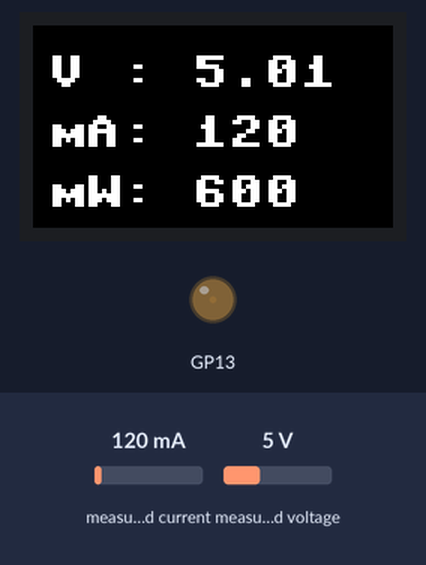
This program was run on a simulated Raspberry Pi Pico running MicroPython. Shown: 240×135 colour display, output pins drawn as LEDs (lit = HIGH). The inputs (shaded band) are chosen by the test bench; at power-on: measured current 120 mA, measured voltage 5 V. Library files of the repository ran but are not shown: ST7789VW.py, INA219.py; pins used as bus, display or sensor lines are not drawn.

Above: at 4.2 s.
4.3 s: measured current set to 40 mA
At 5.6 s:
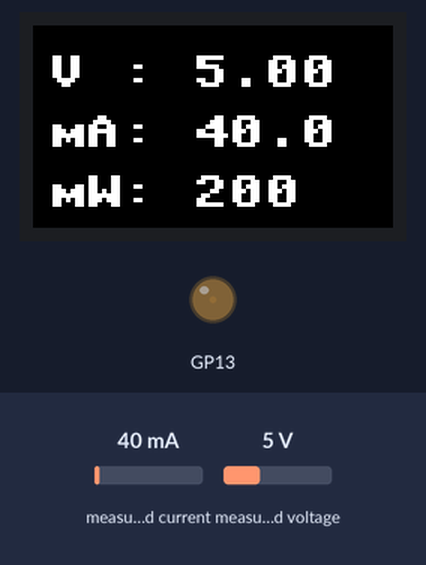
5.9 s: measured voltage set to 0.3 V
At 6.9 s:
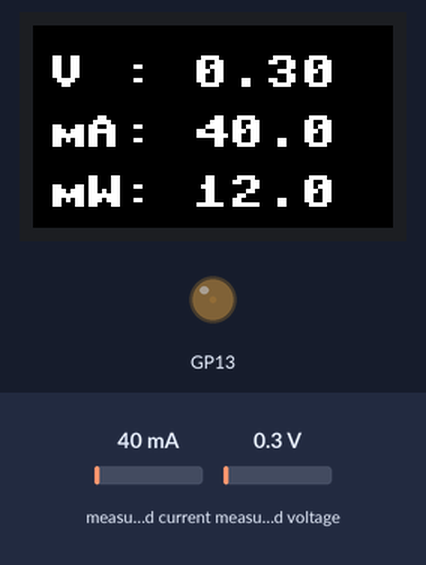
7.6 s: measured current set to 500 mA
At 8.5 s:
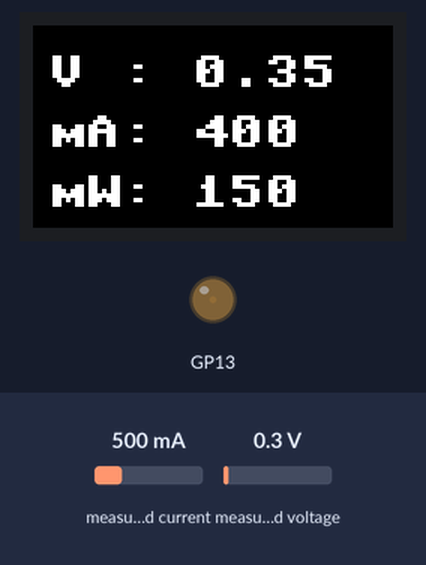
9.3 s: measured voltage set to 3.8 V
At 10.4 s:
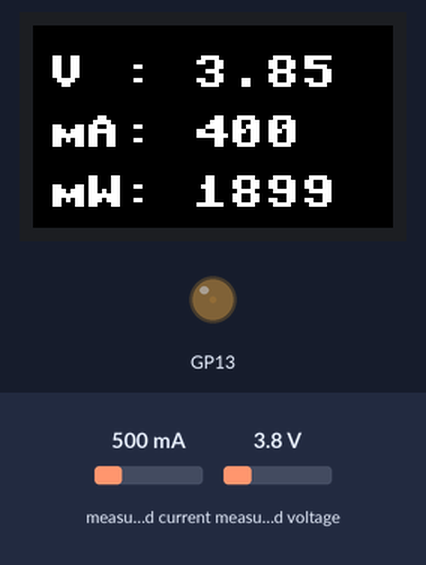
Timing chart, 0 to 11.9 s (numbered marks = the images above; inputs shaded):
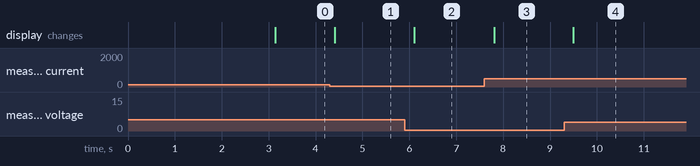

The program:

main.py
```python
from machine import Pin, SoftI2C
import framebuf
import time
import ST7789VW
import INA219


def fit_value_to_screen(value: float) -> str:
    value_prepend_space: str = "" if value < 0 else " "
    value_raw_str: str = "{:.2f}".format(value)
    if abs(value) > 1000:
        value_raw_str = str(int(value))
    elif abs(value) > 100:
        value_raw_str = "{:.0f}".format(value)
    elif abs(value) > 10:
        value_raw_str = "{:.1f}".format(value)

    return value_prepend_space + value_raw_str


if __name__ == "__main__":

    # Setup the LCD screen
    LCD = ST7789VW.LCD_1inch14()
    LCD.set_brightness(100)

    # Talk to the INA219 current sensor
    i2c = SoftI2C(sda=Pin(29), scl=Pin(28), freq=100_000)
    INA = INA219.INA219(shunt_ohms=0.1, i2c=i2c)
    INA.configure()
    INA.sleep()

    # color BRG
    LCD.fill(LCD.CYAN)
    LCD.rect(10, 5, 150, 30, LCD.RED, True)
    LCD.text("Raspberry Pi Pico", 20, 17, LCD.WHITE)
    display_color = LCD.WHITE
    LCD.write_text(text="PowerMon", x=10, y=50, size=3, color=LCD.BLACK)
    for i in range(0, 12):
        LCD.rect(i * 30 + 60, 100, 30, 50, (display_color), True)
        display_color = display_color << 1
    LCD.show()
    time.sleep(3)

    while True:
        INA.wake()
        ina_voltage: float = INA.supply_voltage()
        ina_current: float = INA.current()
        ina_power: float = INA.power()

        LCD.fill(LCD.BLACK)
        LCD.write_text(
            text=f"V :{fit_value_to_screen(ina_voltage)}",
            x=10,
            y=20,
            size=3,
            color=LCD.WHITE,
        )
        LCD.write_text(
            text=f"mA:{fit_value_to_screen(ina_current)}",
            x=10,
            y=60,
            size=3,
            color=LCD.WHITE,
        )
        LCD.write_text(
            text=f"mW:{fit_value_to_screen(ina_power)}",
            x=10,
            y=100,
            size=3,
            color=LCD.WHITE,
        )
        LCD.show()

        INA.sleep()
        time.sleep(0.1)
```

logging.py
```python
from micropython import const
import io
import sys
import time

CRITICAL = const(50)
ERROR = const(40)
WARNING = const(30)
INFO = const(20)
DEBUG = const(10)
NOTSET = const(0)

_DEFAULT_LEVEL = const(WARNING)

_level_dict = {
    CRITICAL: "CRITICAL",
    ERROR: "ERROR",
    WARNING: "WARNING",
    INFO: "INFO",
    DEBUG: "DEBUG",
    NOTSET: "NOTSET",
}

_loggers = {}
_stream = sys.stderr
_default_fmt = "%(levelname)s:%(name)s:%(message)s"
_default_datefmt = "%Y-%m-%d %H:%M:%S"


class LogRecord:
    def set(self, name, level, message):
        self.name = name
        self.levelno = level
        self.levelname = _level_dict[level]
        self.message = message
        self.ct = time.time()
        self.msecs = int((self.ct - int(self.ct)) * 1000)
        self.asctime = None


class Handler:
    def __init__(self, level=NOTSET):
        self.level = level
        self.formatter = None

    def close(self):
        pass

    def setLevel(self, level):
        self.level = level

    def setFormatter(self, formatter):
        self.formatter = formatter

    def format(self, record):
        return self.formatter.format(record)


class StreamHandler(Handler):
    def __init__(self, stream=None):
        self.stream = _stream if stream is None else stream
        self.terminator = "\n"

    def close(self):
        if hasattr(self.stream, "flush"):
            self.stream.flush()

    def emit(self, record):
        if record.levelno >= self.level:
            self.stream.write(self.format(record) + self.terminator)


class FileHandler(StreamHandler):
    def __init__(self, filename, mode="a", encoding="UTF-8"):
        super().__init__(stream=open(filename, mode=mode, encoding=encoding))

    def close(self):
        super().close()
        self.stream.close()


class Formatter:
    def __init__(self, fmt=None, datefmt=None):
        self.fmt = _default_fmt if fmt is None else fmt
        self.datefmt = _default_datefmt if datefmt is None else datefmt

    def usesTime(self):
        return "asctime" in self.fmt

    def formatTime(self, datefmt, record):
        if hasattr(time, "strftime"):
            return time.strftime(datefmt, time.localtime(record.ct))
        return None

    def format(self, record):
        if self.usesTime():
            record.asctime = self.formatTime(self.datefmt, record)
        return self.fmt % {
            "name": record.name,
            "message": record.message,
            "msecs": record.msecs,
            "asctime": record.asctime,
            "levelname": record.levelname,
        }


class Logger:
    def __init__(self, name, level=NOTSET):
        self.name = name
        self.level = level
        self.handlers = []
        self.record = LogRecord()

    def setLevel(self, level):
        self.level = level

    def isEnabledFor(self, level):
        return level >= self.getEffectiveLevel()

    def getEffectiveLevel(self):
        return self.level or getLogger().level or _DEFAULT_LEVEL

    def log(self, level, msg, *args):
        if self.isEnabledFor(level):
            if args:
                if isinstance(args[0], dict):
                    args = args[0]
                msg = msg % args
            self.record.set(self.name, level, msg)
            handlers = self.handlers
            if not handlers:
                handlers = getLogger().handlers
            for h in handlers:
                h.emit(self.record)

    def debug(self, msg, *args):
        self.log(DEBUG, msg, *args)

    def info(self, msg, *args):
        self.log(INFO, msg, *args)

    def warning(self, msg, *args):
        self.log(WARNING, msg, *args)

    def error(self, msg, *args):
        self.log(ERROR, msg, *args)

    def critical(self, msg, *args):
        self.log(CRITICAL, msg, *args)

    def exception(self, msg, *args, exc_info=True):
        self.log(ERROR, msg, *args)
        tb = None
        if isinstance(exc_info, BaseException):
            tb = exc_info
        elif hasattr(sys, "exc_info"):
            tb = sys.exc_info()[1]
        if tb:
            buf = io.StringIO()
            sys.print_exception(tb, buf)
            self.log(ERROR, buf.getvalue())

    def addHandler(self, handler):
        self.handlers.append(handler)

    def hasHandlers(self):
        return len(self.handlers) > 0


def getLogger(name=None):
    if name is None:
        name = "root"
    if name not in _loggers:
        _loggers[name] = Logger(name)
        if name == "root":
            basicConfig()
    return _loggers[name]


def log(level, msg, *args):
    getLogger().log(level, msg, *args)


def debug(msg, *args):
    getLogger().debug(msg, *args)


def info(msg, *args):
    getLogger().info(msg, *args)


def warning(msg, *args):
    getLogger().warning(msg, *args)


def error(msg, *args):
    getLogger().error(msg, *args)


def critical(msg, *args):
    getLogger().critical(msg, *args)


def exception(msg, *args):
    getLogger().exception(msg, *args)


def shutdown():
    for k, logger in _loggers.items():
        for h in logger.handlers:
            h.close()
        _loggers.pop(logger, None)


def addLevelName(level, name):
    _level_dict[level] = name


def basicConfig(
    filename=None,
    filemode="a",
    format=None,
    datefmt=None,
    level=WARNING,
    stream=None,
    encoding="UTF-8",
    force=False,
):
    if "root" not in _loggers:
        _loggers["root"] = Logger("root")

    logger = _loggers["root"]

    if force or not logger.handlers:
        for h in logger.handlers:
            h.close()
        logger.handlers = []

        if filename is None:
            handler = StreamHandler(stream)
        else:
            handler = FileHandler(filename, filemode, encoding)

        handler.setLevel(level)
        handler.setFormatter(Formatter(format, datefmt))

        logger.setLevel(level)
        logger.addHandler(handler)


if hasattr(sys, "atexit"):
    sys.atexit(shutdown)
```

Measured:
- after the input at 4.3 s, the display: changes after 0.11 s (image 1)
- after the input at 5.9 s, the display: changes after 0.21 s (image 2)
- after the input at 7.6 s, the display: changes after 0.22 s (image 3)
- after the input at 9.3 s, the display: changes after 0.20 s (image 4)
